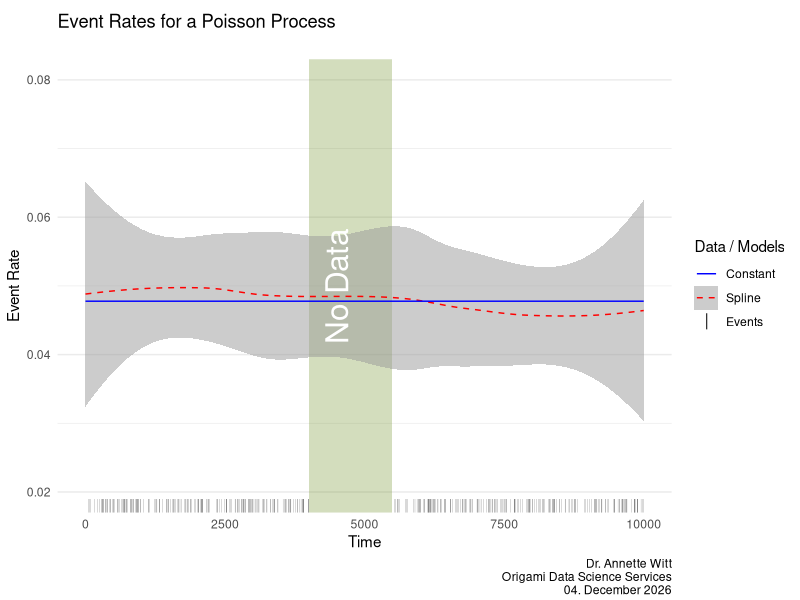
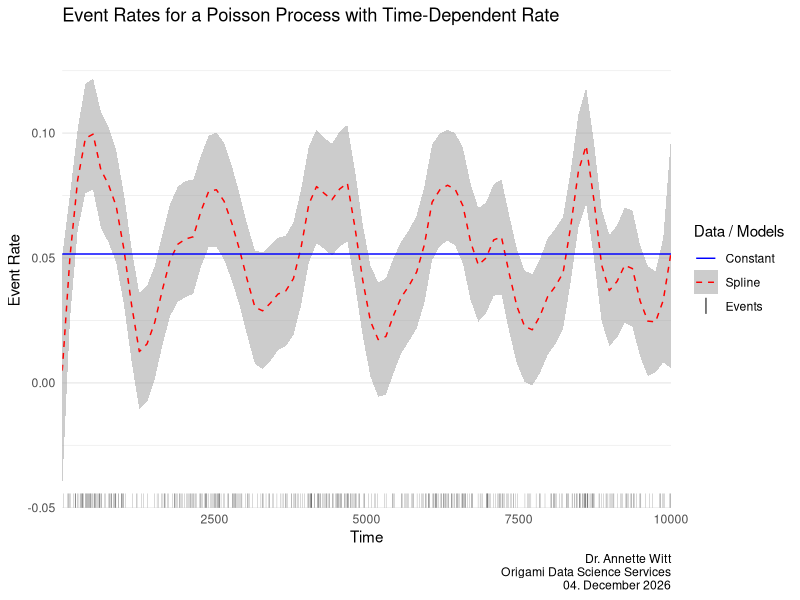

The R script that drew these images, in order:
## ---- chunk 1
library(tidyverse)
# define the color scheme
cols <- c("Events" = "black", "Spline" = "red", "Constant" = "blue")
## ---- chunk 2
#| fig-cap: Estimated time-dependent event rate (red dashed line) with confidence band (grey) and the estimated constant rate (blue line); rug plot of events shown at the bottom.

set.seed(3)
events <- rpois(10000, 0.05)
event_series <- tibble(x = 1:length(events), y = events)
is.na(event_series$y) <- c(4000:5500)

events <- event_series |> filter(y > 0)
ggplot() +
     geom_rect(aes(xmin = 4000, xmax = 5500, ymin = -Inf, ymax = Inf), color = NA, fill = "olivedrab", alpha = 0.3) +
     geom_rug(data = events, aes(x = x, col = "Events"), lwd = 0.05, show.legend = FALSE) +
     geom_point(data = events[1,], aes(x = x, y = y, col = "Events"), shape = 124, size = 5) +
     geom_smooth(data = event_series, aes(x = x, y = y, col = "Spline"), formula = "y ~ x", method = "loess", lty = "dashed",  na.rm = TRUE, alpha = 0.5, linewidth = 0.5) +
     geom_smooth(data = event_series, method = "lm",  na.rm = TRUE, formula = "y ~ 1", aes(x = x, y = y, col = "Constant"), se = FALSE, linewidth = 0.5) +
     annotate("text", label = "No Data", col = "white", x = 4500, y = 0.05, size = 8, angle = 90) +
     coord_cartesian(ylim = c(0.02, 0.08)) +
     guides(col = guide_legend(override.aes = list(
       shape    = c(NA, NA, 124),
       linetype = c("solid", "dashed", "blank"),
       linewidth = c(0.5, 0.5, 0),
       size     = c(NA, NA, 4) 
     ))) +
     scale_color_manual(values = cols, breaks = c("Constant", "Spline", "Events")) +
     theme_minimal() +
     labs(
       x = "Time",
       y = "Event Rate",
       title = "Event Rates for a Poisson Process\n",
       col = "Data / Models",
       caption = paste("Dr. Annette Witt\n Origami Data Science Services\n", format(Sys.Date(), format = "%d. %B %Y"))
     ) +
     theme(
       panel.grid.minor.x = element_blank(),
       panel.grid.major.x = element_blank(), 
       plot.margin = margin(t = 10, r = 5, b = 2,  l = 5)
     )

## ---- chunk 3
#| fig-cap: The graph represents the same analysis as above, here for an event series with a non-constant event rate.

# Define colors for consistency with first plot
cols <- c("Events" = "black", "Spline" = "red", "Constant" = "blue")

set.seed(1)
len <- 10000
rate <- tibble(rate = 0.05 + 0.025 * sin(0.0005 * 2 * pi * (1:len)))
event_series <- rate |>
  mutate(x = row_number(), y = map_dbl(rate, \(x) rpois(1, x)))
events <- event_series |> filter(y > 0)

ggplot() +
     geom_rug(data = events, aes(x = x, col = "Events"), lwd = 0.05, show.legend = FALSE) +
     geom_point(data = events[1,], aes(x = x, y = y, col = "Events"), shape = 124, size = 5) +
     geom_smooth(data = event_series, aes(x = x, y = y, col = "Spline"), method = "loess", formula = "y ~ x", span = 0.1, lty = "dashed", alpha = 0.5, linewidth = 0.5) +
     geom_smooth(data = event_series, method = "lm", formula = "y ~ 1", aes(x = x, y = y, col = "Constant"), se = FALSE, linewidth = 0.5) +
     guides(col = guide_legend(override.aes = list(
       shape    = c(NA, NA, 124),
       linetype = c("solid", "dashed", "blank"),
       linewidth = c(0.5, 0.5, 0),
       size     = c(NA, NA, 4)
     ))) +
     coord_cartesian(ylim = c(-0.05, 0.14), expand = FALSE) +
     scale_color_manual(values = cols, breaks = c("Constant", "Spline", "Events")) +
     theme_minimal() +
     labs(
       x = "Time",
       y = "Event Rate",
       title = "Event Rates for a Poisson Process with Time-Dependent Rate",
       col = "Data / Models",
       caption = paste("Dr. Annette Witt\n Origami Data Science Services\n", format(Sys.Date(), format = "%d. %B %Y"))
     ) +
     theme(
       panel.grid.minor.x = element_blank(),
       panel.grid.major.x = element_blank()
     )
